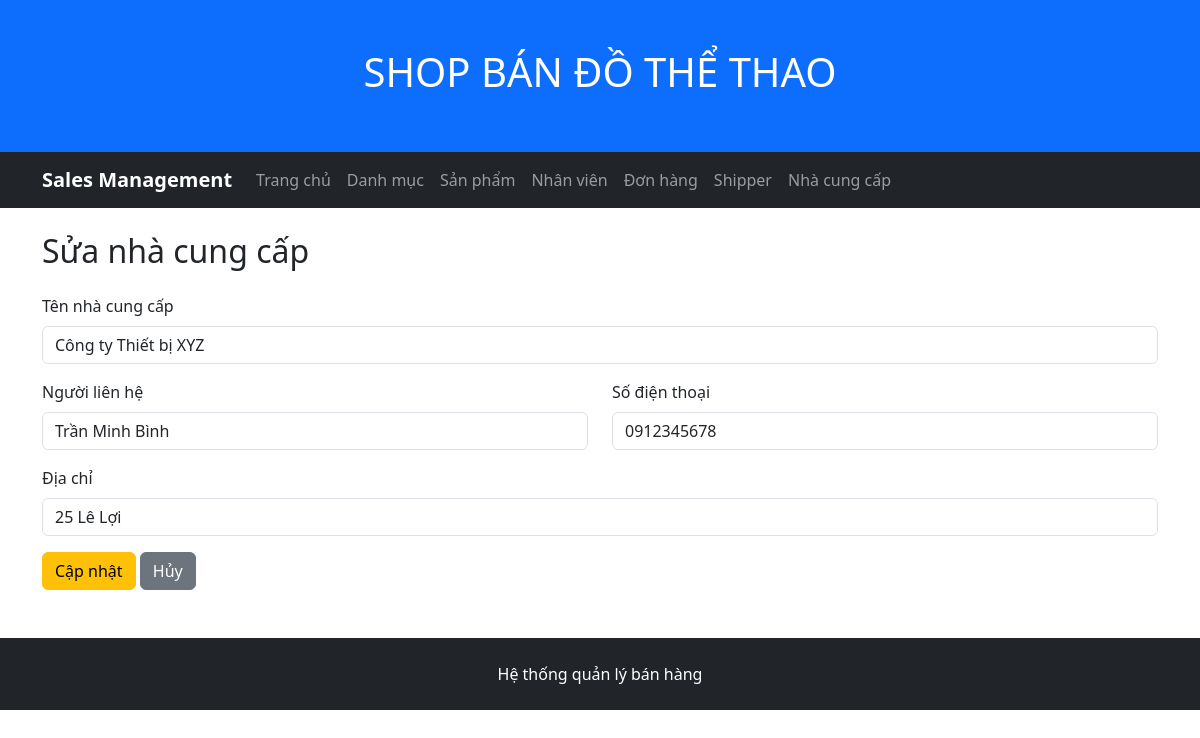
Page /admin/suppliers/edit.php?id=2 on the committed database.
### tables this page shows
CREATE TABLE suppliers (
    SupplierID INT AUTO_INCREMENT PRIMARY KEY,
    SupplierName VARCHAR(200) NOT NULL,
    ContactName VARCHAR(100),
    Address VARCHAR(200),
    City VARCHAR(100),
    PostalCode VARCHAR(20),
    Country VARCHAR(100),
    Phone VARCHAR(20)
);

### public/admin/suppliers/edit.php (the view, shortened to what this page needs)
<?php
require_once '/var/www/src/config/database.php';
$supplierID = isset($_GET['id']) ? (int)$_GET['id'] : 0;
$supplierName = '';
$contactName = '';
$phone = '';
$address = '';
if ($_SERVER['REQUEST_METHOD'] === 'POST') {
    $supplierName = trim($_POST['SupplierName'] ?? '');
    $contactName = trim($_POST['ContactName'] ?? '');
    $phone = trim($_POST['Phone'] ?? '');
    $address = trim($_POST['Address'] ?? '');
    if ($supplierName === '') {
        $error = 'Vui lòng nhập tên nhà cung cấp.';
    } else {
        $sql = "UPDATE suppliers SET SupplierName = ?, ContactName = ?, Phone = ?, Address = ? WHERE SupplierID = ?";
        $stmt = $conn->prepare($sql);
        $stmt->bind_param('ssssi', $supplierName, $contactName, $phone, $address, $supplierID);
        if ($stmt->execute()) {
            $stmt->close();
            $conn->close();
            header('Location: /admin/suppliers/');
            exit;
        } else {
            $error = 'Không thể cập nhật.';
        }
        $stmt->close();
    }
} else {
    $sql = "SELECT SupplierName, ContactName, Phone, Address FROM suppliers WHERE SupplierID = ?";
    $stmt = $conn->prepare($sql);
    $stmt->bind_param('i', $supplierID);
    $stmt->execute();
    $res = $stmt->get_result();
    if ($sup = $res->fetch_assoc()) {
        $supplierName = $sup['SupplierName'];
        $contactName = $sup['ContactName'];
        $phone = $sup['Phone'];
        $address = $sup['Address'];
    } else {
        $stmt->close();
        header('Location: /admin/suppliers/');
        exit;
    }
}
require_once '/var/www/src/includes/admin/header.php';
require_once '/var/www/src/includes/admin/navbar.php';
?>
<div class="container mt-4 mb-5">
    <h2 class="mb-4">Sửa nhà cung cấp</h2>
    <form method="POST" action="">
        <div class="mb-3">
            <label for="SupplierName" class="form-label">Tên nhà cung cấp</label>
            <input type="text" class="form-control" id="SupplierName" name="SupplierName" value="<?= htmlspecialchars($supplierName) ?>" required>
        </div>
        <div class="row">
            <div class="col-md-6 mb-3">
                <label for="ContactName" class="form-label">Người liên hệ</label>
                <input type="text" class="form-control" id="ContactName" name="ContactName" value="<?= htmlspecialchars($contactName) ?>">
            </div>
            <div class="col-md-6 mb-3">
                <label for="Phone" class="form-label">Số điện thoại</label>
                <input type="text" class="form-control" id="Phone" name="Phone" value="<?= htmlspecialchars($phone) ?>">
            </div>
        </div>
        <div class="mb-3">
            <label for="Address" class="form-label">Địa chỉ</label>
            <input type="text" class="form-control" id="Address" name="Address" value="<?= htmlspecialchars($address) ?>">
        </div>
        <button type="submit" class="btn btn-warning">Cập nhật</button>
        <a href="/admin/suppliers/" class="btn btn-secondary">Hủy</a>
    </form>
</div>
<?php
require_once '/var/www/src/includes/admin/footer.php';
?>

### rows in the picture
suppliers: SupplierName "Công ty Thiết bị XYZ", ContactName "Trần Minh Bình", Phone "0912345678", Address "25 Lê Lợi"
